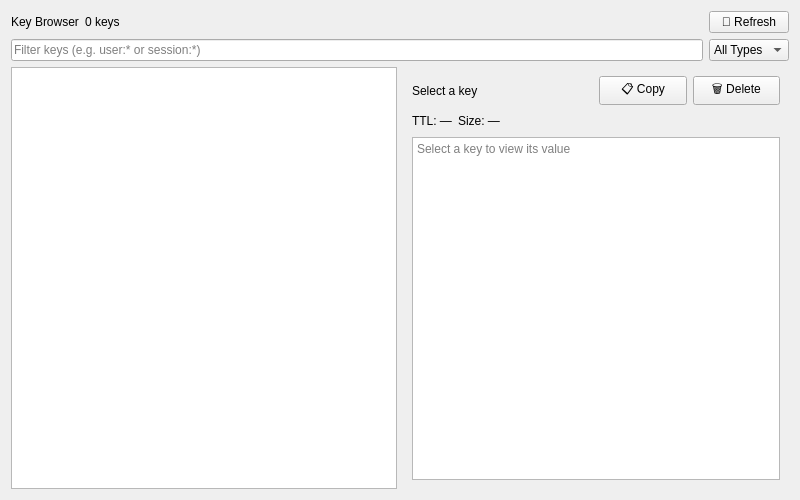
<?xml version="1.0" encoding="UTF-8"?>
<ui version="4.0">
 <class>KeyBrowserPanel</class>
 <widget class="QWidget" name="KeyBrowserPanel">
  <property name="geometry">
   <rect>
    <x>0</x>
    <y>0</y>
    <width>800</width>
    <height>500</height>
   </rect>
  </property>
  <layout class="QVBoxLayout" name="browserLayout">
   <property name="leftMargin">16</property>
   <property name="topMargin">12</property>
   <property name="rightMargin">16</property>
   <property name="bottomMargin">12</property>
   <property name="spacing">8</property>
   <item>
    <layout class="QHBoxLayout" name="browserHeader">
     <item>
      <widget class="QLabel" name="title">
       <property name="text">
        <string>Key Browser</string>
       </property>
      </widget>
     </item>
     <item>
      <widget class="QLabel" name="m_keyCountLabel">
       <property name="text">
        <string>0 keys</string>
       </property>
      </widget>
     </item>
     <item>
      <spacer name="headerSpacer">
       <property name="orientation">
        <enum>Qt::Horizontal</enum>
       </property>
       <property name="sizeHint" stdset="0">
        <size>
         <width>40</width>
         <height>20</height>
        </size>
       </property>
      </spacer>
     </item>
     <item>
      <widget class="QPushButton" name="m_refreshBtn">
       <property name="text">
        <string>🔄 Refresh</string>
       </property>
      </widget>
     </item>
    </layout>
   </item>
   <item>
    <layout class="QHBoxLayout" name="searchLayout">
     <item>
      <widget class="QLineEdit" name="m_searchInput">
       <property name="placeholderText">
        <string>Filter keys (e.g. user:* or session:*)</string>
       </property>
      </widget>
     </item>
     <item>
      <widget class="QComboBox" name="m_typeFilter">
       <item>
        <property name="text">
         <string>All Types</string>
        </property>
       </item>
       <item>
        <property name="text">
         <string>String</string>
        </property>
       </item>
       <item>
        <property name="text">
         <string>List</string>
        </property>
       </item>
       <item>
        <property name="text">
         <string>Set</string>
        </property>
       </item>
       <item>
        <property name="text">
         <string>Hash</string>
        </property>
       </item>
       <item>
        <property name="text">
         <string>ZSet</string>
        </property>
       </item>
      </widget>
     </item>
    </layout>
   </item>
   <item>
    <layout class="QHBoxLayout" name="contentLayout">
     <item>
      <widget class="QListWidget" name="m_keysList"/>
     </item>
     <item>
      <widget class="QWidget" name="m_detailPanel" native="true">
       <layout class="QVBoxLayout" name="detailLayout">
        <property name="leftMargin">12</property>
        <property name="topMargin">12</property>
        <property name="rightMargin">12</property>
        <property name="bottomMargin">12</property>
        <property name="spacing">8</property>
        <item>
         <layout class="QHBoxLayout" name="detailHeader">
          <item>
           <widget class="QLabel" name="m_detailKeyName">
            <property name="text">
             <string>Select a key</string>
            </property>
           </widget>
          </item>
          <item>
           <widget class="QLabel" name="m_detailKeyType">
            <property name="text"/>
           </widget>
          </item>
          <item>
           <widget class="QPushButton" name="m_copyBtn">
            <property name="text">
             <string>📋 Copy</string>
            </property>
           </widget>
          </item>
          <item>
           <widget class="QPushButton" name="m_deleteBtn">
            <property name="text">
             <string>🗑️ Delete</string>
            </property>
           </widget>
          </item>
         </layout>
        </item>
        <item>
         <layout class="QHBoxLayout" name="metaLayout">
          <item>
           <widget class="QLabel" name="m_detailTtlValue">
            <property name="text">
             <string>TTL: —</string>
            </property>
           </widget>
          </item>
          <item>
           <widget class="QLabel" name="m_detailSizeValue">
            <property name="text">
             <string>Size: —</string>
            </property>
           </widget>
          </item>
          <item>
           <spacer name="metaSpacer">
            <property name="orientation">
             <enum>Qt::Horizontal</enum>
            </property>
            <property name="sizeHint" stdset="0">
             <size>
              <width>40</width>
              <height>20</height>
             </size>
            </property>
          </spacer>
          </item>
         </layout>
        </item>
        <item>
         <widget class="QTextEdit" name="m_detailValue">
          <property name="readOnly">
           <bool>true</bool>
          </property>
          <property name="placeholderText">
           <string>Select a key to view its value</string>
          </property>
         </widget>
        </item>
       </layout>
      </widget>
     </item>
    </layout>
   </item>
  </layout>
 </widget>
 <resources/>
 <connections/>
</ui>
